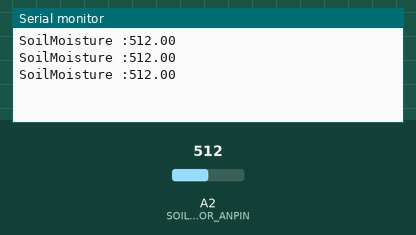
Simulated run of this sketch. Board: Arduino Uno, built with avr-gcc and run on an emulated ATmega328P. On the bench: the last lines printed to the serial monitor. The inputs (shaded band) are chosen by the test bench; at power-on: A2 (SOILSENSOR_ANPIN) = 512.

Above: at 1.3 s.
1.4 s: A2 (SOILSENSOR_ANPIN) set to 716
At 1.9 s:
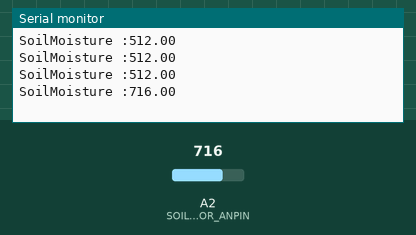
2.9 s: A2 (SOILSENSOR_ANPIN) set to 900
At 3.4 s:
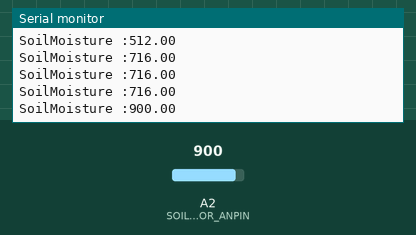
Timing chart, 0 to 5.9 s (numbered marks = the images above; inputs shaded):
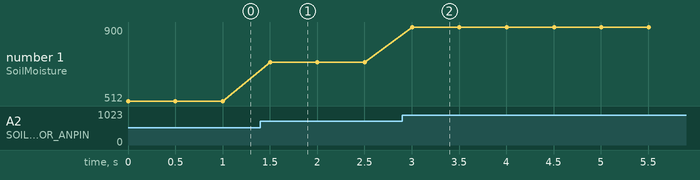

Measured:
- after the input at 1.4 s, the serial monitor: prints a new line after 0.10 s (image 1)
- after the input at 2.9 s, the serial monitor: prints a new line after 0.10 s (image 2)
- plotted number 1: 512 → 716 after the input at 1.4 s, 716 → 900 after the input at 2.9 s

The sketch:

SoilMoisture.ino
```cpp
#define SOILSENSOR_ANPIN A2


void setup() {
  // put your setup code here, to run once:
Serial.begin(9600);
}

void loop() {
  // put your main code here, to run repeatedly:
float soilMoisture = analogRead(SOILSENSOR_ANPIN);
Serial.println("SoilMoisture :"+String(soilMoisture));
delay(500);
}
```
